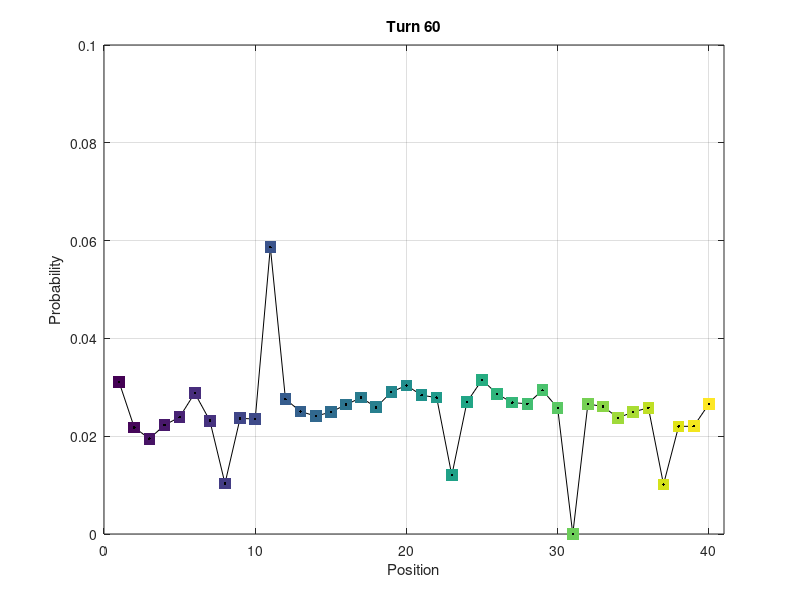

MATLAB code to generate this figure:
function monopoly % US Standard 2008 Edition
%% Global parameters
finalFrame = 60;

%% Initial probability & roll transition matrix
p0 = [1; zeros(39, 1)];
A = [zeros(1, 28) 1 2 3 4 5 6 5 4 3 2 1 0; zeros(39, 40)]./36;
for j = 2:40, A(j, :) = [A(j-1, end) A(j-1, 1:end-1)]; end

%% Jumps between squares
    function jumpTo(from, to, prob)
        for f = from, A(to, :) = A(to, :) + prob.*A(f, :); end
    end

%%% "Go to Jail" tile
jumpTo(31, 11, 1);
A(31, :) = zeros(1, 40);

%%% Chance cards
jumpTo([8 23 37], 11, 1/16); % -> Jail
jumpTo([8 23 37], 1, 1/16); % -> Start
jumpTo([8 23 37], 25, 1/16); % -> Illinois Ave
jumpTo([8 23 37], 12, 1/16); % -> St. Charles Place
jumpTo(8, 13, 1/16); % -> Nearest utility
jumpTo([23 37], 29, 1/16); % -> Nearest utility
jumpTo(8, 6, 1/16); % -> Nearest railroad
jumpTo(23, 26, 1/16); % -> Nearest railroad
jumpTo(37, 36, 1/16); % -> Nearest railroad
jumpTo([8 23 37], 6, 1/16); % -> Reading Railroad
jumpTo([8 23 37], 40, 1/16); % -> Boardwalk
jumpTo(8, 5, 1/16); % <- Back 3 spaces
jumpTo(23, 20, 1/16); % <- Back 3 spaces
jumpTo(37, 34, 1/16); % <- Back 3 spaces (-> Community Chest)

%%% Ending on Chance tiles
A(8, :) = A(8, :).*(7/16);
A(23, :) = A(23, :).*(7/16);
A(37, :) = A(37, :).*(7/16);

%%% Community Chests
jumpTo([3 18 34], 11, 1/17); % -> Jail
jumpTo([3 18 34], 1, 1/17); % -> Start

%%% Ending on Community Chest tiles
A(3, :) = A(3, :).*(15/17);
A(18, :) = A(18, :).*(15/17);
A(34, :) = A(34, :).*(15/17);

%% Displaying game
fig = figure;
frame(p0, 0);
pause;
for roll = 0:finalFrame
    if ~ishandle(fig), break; end
    frame(p0, roll);
    p0 = A * p0;
end

%% Check probability sum and eigenvector
format long; fprintf('Sum of probabilities: %g\n', sum(p0));

[S, ~] = eig(A);
if ishandle(fig)
    hold on;
    plot(S(:, 1)/sum(S(:, 1)), 'k.');
    hold off;
end
end

function frame(p0, turn)
%% Shows frame of distribution
plot(p0, 'k-');

hold on;
scatter(1:40, p0, 70, linspace(1, 2, length(p0)), 'filled', 's');
hold off;

title(sprintf('Turn %g', turn)); 
xlabel('Position'); ylabel('Probability');
axis([0 41 0 0.1]); grid on; drawnow;
pause(0.016);
end
